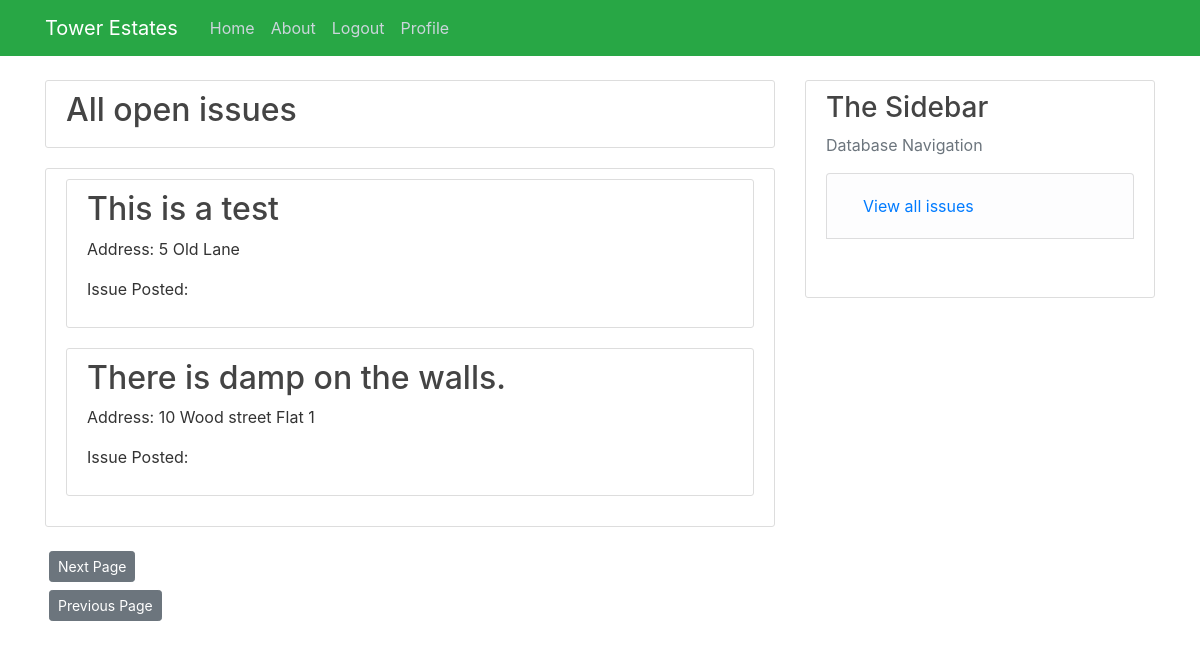
The app's page /Landlord_Issues (signed in) with its own data.
### Tower/models.py (models this page shows, shortened)
class Issue(db.Model):  # Issue table
    issue_id = db.Column(db.Integer, primary_key=True)
    summary = db.Column(db.String(100), nullable=False)
    content = db.Column(db.String(500), nullable=False)
    approved = db.Column(db.Boolean, default=False)
    opened = db.Column(db.DateTime, nullable=False, default=datetime.utcnow())
    closed = db.Column(db.Boolean, default=False)
    property_id = db.Column(db.Integer, db.ForeignKey("properties.property_id"), nullable=False)
    jobs = db.relationship("Jobs", backref="Issue", lazy=True, cascade="all, delete-orphan")
    notes = db.relationship("Issue_Notes", backref="Issue", lazy=True, cascade="all, delete-orphan")

class Properties(db.Model):  # Properties table
    property_id = db.Column(db.Integer, primary_key=True)
    address_line_1 = db.Column(db.String(35), nullable=False)
    address_line_2 = db.Column(db.String(20), nullable=True, default=" ")
    postcode = db.Column(db.String(10), nullable=False)
    landlord_id = db.Column(db.Integer, db.ForeignKey("user.user_id"), nullable=False)
    issue = db.relationship("Issue",cascade="all, delete-orphan", backref="Properties", lazy=True)

### Tower/routes.py (the view)
@app.route("/Landlord_Issues")
@login_required
def Landlord_issues():  # Outputs all issues relevant to a landlord
    if current_user.role != ("Landlord"):
        abort(403)
    page = request.args.get("page", 1, type=int)
    query = db.session.query(Issue, Properties).outerjoin(Properties,
                                                          Properties.property_id == Issue.property_id).filter(
        Properties.landlord_id == current_user.user_id). \
        order_by(Issue.issue_id.desc())  # Queries issues and the properties they are attached to
    issues = query.paginate(page, per_page=10)  # Paginates the query
    next_url = url_for("all_issues", page=issues.next_num) \
        if issues.has_next else None
    prev_url = url_for("all_issues", page=issues.prev_num) \
        if issues.has_prev else None
    issues = query.paginate(page, per_page=10)
    return render_template("all_issues.html", title="View issues", issues=issues, next_url=next_url,
                           prev_url=prev_url, page=page)

### Tower/models.py (called while the page is built)
@login_manager.user_loader
def load_user(user_id):
    return User.query.get(int(user_id))

### Tower/templates/all_issues.html
{% extends "layout.html" %}
{% block content %}
<div class="content-section">
    <h2>All open issues</h2>
</div>
<div class="content-section">
    {% for content in issues.items %}
    <div class="content-section">
        <h2><a class="article-title" href="{{ url_for('Issue_page', issue_id=content.Issue.issue_id) }} ">{{content.Issue.summary}}</a></h2>
        <p>Address: {{content.Properties.address_line_1}} {{content.Properties.address_line_2}} </p>
        <p>Issue Posted: {{content.Issue.post_time}}</p>
    </div>
    {% endfor %}
</div>
<div>
    <a class="btn btn-secondary btn-sm m-1" href=" {{next_url}}">Next Page</a>
</div>
<div>
    <a class="btn btn-secondary btn-sm m-1" href=" {{prev_url}}">Previous Page</a>
</div>
{% endblock content %}

### Tower/Static/main.css (style rules this page uses)
body { background: #ffffff; color: #333333; margin-top: 5rem; }
h1, h2, h3, h4, h5, h6 { color: #444444; }
.content-section { background: #ffffff; padding: 10px 20px; border: 1px solid #dddddd; border-radius: 3px; margin-bottom: 20px; }
.article-title { color: #444444; }

### records on screen
Issue: Issue.summary "This is a test", Properties.address_line_1 "5 Old Lane"
Issue: Issue.summary "There is damp on the walls.", Properties.address_line_1 "10 Wood street", Properties.address_line_2 "Flat 1"
